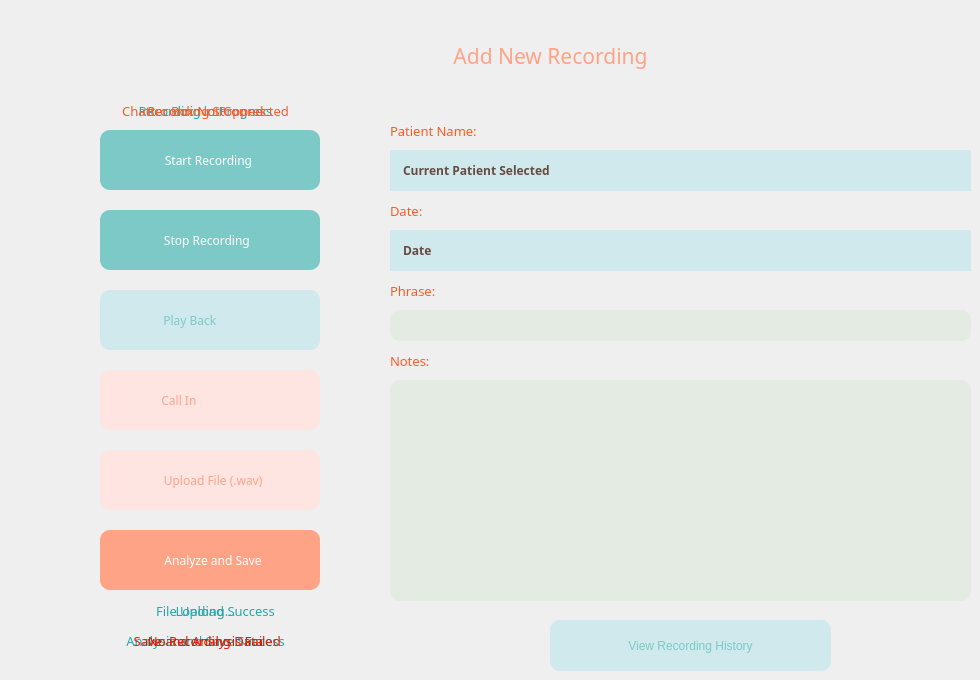
          <widget class="QWidget" name="page_7">
           <widget class="QLabel" name="Title_10">
            <property name="geometry">
             <rect>
              <x>310</x>
              <y>20</y>
              <width>481</width>
              <height>71</height>
             </rect>
            </property>
            <property name="font">
             <font>
              <family>Montserrat SemiBold</family>
              <pointsize>16</pointsize>
              <weight>7</weight>
              <italic>false</italic>
              <bold>false</bold>
             </font>
            </property>
            <property name="styleSheet">
             <string notr="true">color: rgb(255, 163, 134);
font: 63 16pt &quot;Montserrat SemiBold&quot;;</string>
            </property>
            <property name="text">
             <string>Add New Recording</string>
            </property>
            <property name="alignment">
             <set>Qt::AlignCenter</set>
            </property>
           </widget>
           <widget class="QPushButton" name="startrec_btn">
            <property name="geometry">
             <rect>
              <x>100</x>
              <y>130</y>
              <width>220</width>
              <height>60</height>
             </rect>
            </property>
            <property name="minimumSize">
             <size>
              <width>220</width>
              <height>60</height>
             </size>
            </property>
            <property name="maximumSize">
             <size>
              <width>340</width>
              <height>70</height>
             </size>
            </property>
            <property name="font">
             <font>
              <family>Montserrat ExtraBold</family>
              <pointsize>9</pointsize>
              <weight>7</weight>
              <italic>false</italic>
              <bold>false</bold>
             </font>
            </property>
            <property name="styleSheet">
             <string notr="true">background-color: rgb(124, 201, 199);
color: rgb(255, 255, 255);
border-radius: 10px;
font: 57 9pt &quot;Montserrat ExtraBold&quot;;
</string>
            </property>
            <property name="text">
             <string>  Start Recording   </string>
            </property>
            <property name="icon">
             <iconset resource="resource.qrc">
              <normaloff>:/icons/icons/start rec.png</normaloff>
              <normalon>:/icons/icons/start rec.png</normalon>:/icons/icons/start rec.png</iconset>
            </property>
            <property name="iconSize">
             <size>
              <width>22</width>
              <height>22</height>
             </size>
            </property>
            <property name="checkable">
             <bool>true</bool>
            </property>
            <property name="autoExclusive">
             <bool>true</bool>
            </property>
            <property name="autoRepeatDelay">
             <number>0</number>
            </property>
            <property name="autoRepeatInterval">
             <number>0</number>
            </property>
           </widget>
           <widget class="QPushButton" name="stoprec_btn">
            <property name="geometry">
             <rect>
              <x>100</x>
              <y>210</y>
              <width>220</width>
              <height>60</height>
             </rect>
            </property>
            <property name="minimumSize">
             <size>
              <width>220</width>
              <height>60</height>
             </size>
            </property>
            <property name="maximumSize">
             <size>
              <width>340</width>
              <height>70</height>
             </size>
            </property>
            <property name="font">
             <font>
              <family>Montserrat ExtraBold</family>
              <pointsize>9</pointsize>
              <weight>7</weight>
              <italic>false</italic>
              <bold>false</bold>
             </font>
            </property>
            <property name="styleSheet">
             <string notr="true">background-color: rgb(124, 201, 199);
color: rgb(255, 255, 255);
border-radius: 10px;
font: 57 9pt &quot;Montserrat ExtraBold&quot;;
</string>
            </property>
            <property name="text">
             <string>  Stop Recording    </string>
            </property>
            <property name="icon">
             <iconset resource="resource.qrc">
              <normaloff>:/icons/icons/stoprec.png</normaloff>
              <normalon>:/icons/icons/stoprec.png</normalon>:/icons/icons/stoprec.png</iconset>
            </property>
            <property name="iconSize">
             <size>
              <width>24</width>
              <height>24</height>
             </size>
            </property>
            <property name="checkable">
             <bool>true</bool>
            </property>
            <property name="autoExclusive">
             <bool>true</bool>
            </property>
            <property name="autoRepeatDelay">
             <number>0</number>
            </property>
            <property name="autoRepeatInterval">
             <number>0</number>
            </property>
           </widget>
           <widget class="QPushButton" name="playback_btn">
            <property name="geometry">
             <rect>
              <x>100</x>
              <y>290</y>
              <width>220</width>
              <height>60</height>
             </rect>
            </property>
            <property name="minimumSize">
             <size>
              <width>220</width>
              <height>60</height>
             </size>
            </property>
            <property name="maximumSize">
             <size>
              <width>340</width>
              <height>70</height>
             </size>
            </property>
            <property name="font">
             <font>
              <family>Montserrat ExtraBold</family>
              <pointsize>9</pointsize>
              <weight>7</weight>
              <italic>false</italic>
              <bold>false</bold>
             </font>
            </property>
            <property name="styleSheet">
             <string notr="true">background-color: rgb(208, 233, 236);
color: rgb(124, 201, 199);
border-radius: 10px;
font: 57 9pt &quot;Montserrat ExtraBold&quot;;
</string>
            </property>
            <property name="text">
             <string>  Play Back               </string>
            </property>
            <property name="icon">
             <iconset resource="resource.qrc">
              <normaloff>:/icons/icons/b_playback.png</normaloff>:/icons/icons/b_playback.png</iconset>
            </property>
            <property name="iconSize">
             <size>
              <width>29</width>
              <height>28</height>
             </size>
            </property>
            <property name="checkable">
             <bool>true</bool>
            </property>
            <property name="autoExclusive">
             <bool>true</bool>
            </property>
            <property name="autoRepeatDelay">
             <number>0</number>
            </property>
            <property name="autoRepeatInterval">
             <number>0</number>
            </property>
           </widget>
           <widget class="QPushButton" name="call_btn">
            <property name="geometry">
             <rect>
              <x>100</x>
              <y>370</y>
              <width>220</width>
              <height>60</height>
             </rect>
            </property>
            <property name="minimumSize">
             <size>
              <width>220</width>
              <height>60</height>
             </size>
            </property>
            <property name="maximumSize">
             <size>
              <width>340</width>
              <height>70</height>
             </size>
            </property>
            <property name="font">
             <font>
              <family>Montserrat ExtraBold</family>
              <pointsize>9</pointsize>
              <weight>7</weight>
              <italic>false</italic>
              <bold>false</bold>
             </font>
            </property>
            <property name="styleSheet">
             <string notr="true">background-color: rgb(255, 229, 225);
color: rgb(255, 163, 134);
border-radius: 10px;
font: 57 9pt &quot;Montserrat ExtraBold&quot;;
</string>
            </property>
            <property name="text">
             <string>  Call In                      </string>
            </property>
            <property name="icon">
             <iconset resource="resource.qrc">
              <normaloff>:/icons/icons/call_pink.png</normaloff>:/icons/icons/call_pink.png</iconset>
            </property>
            <property name="iconSize">
             <size>
              <width>23</width>
              <height>28</height>
             </size>
            </property>
            <property name="checkable">
             <bool>true</bool>
            </property>
            <property name="autoExclusive">
             <bool>true</bool>
            </property>
            <property name="autoRepeatDelay">
             <number>0</number>
            </property>
            <property name="autoRepeatInterval">
             <number>0</number>
            </property>
           </widget>
           <widget class="QPushButton" name="save_btn">
            <property name="geometry">
             <rect>
              <x>100</x>
              <y>530</y>
              <width>220</width>
              <height>60</height>
             </rect>
            </property>
            <property name="minimumSize">
             <size>
              <width>220</width>
              <height>60</height>
             </size>
            </property>
            <property name="maximumSize">
             <size>
              <width>340</width>
              <height>70</height>
             </size>
            </property>
            <property name="font">
             <font>
              <family>Montserrat ExtraBold</family>
              <pointsize>9</pointsize>
              <weight>7</weight>
              <italic>false</italic>
              <bold>false</bold>
             </font>
            </property>
            <property name="styleSheet">
             <string notr="true">background-color: rgb(255, 163, 134);
color: rgb(255, 255, 255);
border-radius: 10px;
font: 57 9pt &quot;Montserrat ExtraBold&quot;;
</string>
            </property>
            <property name="text">
             <string>  Analyze and Save</string>
            </property>
            <property name="icon">
             <iconset resource="resource.qrc">
              <normaloff>:/icons/icons/save.png</normaloff>
              <normalon>:/icons/icons/save.png</normalon>:/icons/icons/save.png</iconset>
            </property>
            <property name="iconSize">
             <size>
              <width>24</width>
              <height>24</height>
             </size>
            </property>
            <property name="checkable">
             <bool>true</bool>
            </property>
            <property name="autoExclusive">
             <bool>true</bool>
            </property>
            <property name="autoRepeatDelay">
             <number>0</number>
            </property>
            <property name="autoRepeatInterval">
             <number>0</number>
            </property>
           </widget>
           <widget class="QWidget" name="widget_7" native="true">
            <property name="geometry">
             <rect>
              <x>390</x>
              <y>150</y>
              <width>581</width>
              <height>41</height>
             </rect>
            </property>
            <property name="styleSheet">
             <string notr="true">background-color: rgb(208, 233, 236);
padding-left: 10px</string>
            </property>
            <layout class="QVBoxLayout" name="verticalLayout_7">
             <item>
              <widget class="QLabel" name="rec_patient">
               <property name="font">
                <font>
                 <family>Montserrat SemiBold</family>
                 <pointsize>9</pointsize>
                 <weight>75</weight>
                 <bold>true</bold>
                </font>
               </property>
               <property name="styleSheet">
                <string notr="true">color: rgb(102, 75, 66);</string>
               </property>
               <property name="text">
                <string>Current Patient Selected</string>
               </property>
              </widget>
             </item>
            </layout>
           </widget>
           <widget class="QLabel" name="label_43">
            <property name="geometry">
             <rect>
              <x>390</x>
              <y>200</y>
              <width>221</width>
              <height>21</height>
             </rect>
            </property>
            <property name="font">
             <font>
              <family>Montserrat SemiBold</family>
              <pointsize>10</pointsize>
              <weight>10</weight>
              <italic>false</italic>
              <bold>false</bold>
             </font>
            </property>
            <property name="styleSheet">
             <string notr="true">color: rgb(255, 89, 36);
font: 81 10pt &quot;Montserrat SemiBold&quot;;</string>
            </property>
            <property name="text">
             <string>Date:</string>
            </property>
           </widget>
           <widget class="QLabel" name="label_44">
            <property name="geometry">
             <rect>
              <x>390</x>
              <y>120</y>
              <width>131</width>
              <height>21</height>
             </rect>
            </property>
            <property name="font">
             <font>
              <family>Montserrat SemiBold</family>
              <pointsize>10</pointsize>
              <weight>10</weight>
              <italic>false</italic>
              <bold>false</bold>
             </font>
            </property>
            <property name="styleSheet">
             <string notr="true">color: rgb(255, 89, 36);
font: 81 10pt &quot;Montserrat SemiBold&quot;;</string>
            </property>
            <property name="text">
             <string>Patient Name:</string>
            </property>
           </widget>
           <widget class="QLabel" name="label_45">
            <property name="geometry">
             <rect>
              <x>390</x>
              <y>350</y>
              <width>121</width>
              <height>21</height>
             </rect>
            </property>
            <property name="font">
             <font>
              <family>Montserrat SemiBold</family>
              <pointsize>10</pointsize>
              <weight>10</weight>
              <italic>false</italic>
              <bold>false</bold>
             </font>
            </property>
            <property name="styleSheet">
             <string notr="true">color: rgb(255, 89, 36);
font: 81 10pt &quot;Montserrat SemiBold&quot;;</string>
            </property>
            <property name="text">
             <string>Notes:</string>
            </property>
           </widget>
           <widget class="QWidget" name="widget_8" native="true">
            <property name="geometry">
             <rect>
              <x>390</x>
              <y>230</y>
              <width>581</width>
              <height>41</height>
             </rect>
            </property>
            <property name="styleSheet">
             <string notr="true">background-color: rgb(208, 233, 236);
padding-left: 10px</string>
            </property>
            <layout class="QVBoxLayout" name="verticalLayout_8">
             <item>
              <widget class="QLabel" name="rec_date">
               <property name="font">
                <font>
                 <family>Montserrat SemiBold</family>
                 <pointsize>9</pointsize>
                 <weight>75</weight>
                 <bold>true</bold>
                </font>
               </property>
               <property name="styleSheet">
                <string notr="true">color: rgb(102, 75, 66);</string>
               </property>
               <property name="text">
                <string>Date</string>
               </property>
              </widget>
             </item>
            </layout>
           </widget>
           <widget class="QLabel" name="label_16">
            <property name="geometry">
             <rect>
              <x>390</x>
              <y>280</y>
              <width>121</width>
              <height>21</height>
             </rect>
            </property>
            <property name="font">
             <font>
              <family>Montserrat SemiBold</family>
              <pointsize>10</pointsize>
              <weight>10</weight>
              <italic>false</italic>
              <bold>false</bold>
             </font>
            </property>
            <property name="styleSheet">
             <string notr="true">color: rgb(255, 89, 36);
font: 81 10pt &quot;Montserrat SemiBold&quot;;</string>
            </property>
            <property name="text">
             <string>Phrase:</string>
            </property>
           </widget>
           <widget class="QLineEdit" name="recphrase">
            <property name="geometry">
             <rect>
              <x>390</x>
              <y>310</y>
              <width>581</width>
              <height>31</height>
             </rect>
            </property>
            <property name="styleSheet">
             <string notr="true">background-color: rgb(228, 235, 227);
border-radius: 10px;
font: 57 9pt &quot;Montserrat Medium&quot;;
padding-left: 11px;</string>
            </property>
           </widget>
           <widget class="QPushButton" name="viewrec_btn_2">
            <property name="geometry">
             <rect>
              <x>550</x>
              <y>620</y>
              <width>281</width>
              <height>51</height>
             </rect>
            </property>
            <property name="styleSheet">
             <string notr="true">background-color: rgb(208, 233, 236);
color: rgb(124, 201, 199);
border-radius: 10px;
font: 57 10pt &quot;Montserrat ExtraBold&quot;;</string>
            </property>
            <property name="text">
             <string>View Recording History</string>
            </property>
           </widget>
           <widget class="QLabel" name="savesuccess">
            <property name="geometry">
             <rect>
              <x>60</x>
              <y>630</y>
              <width>291</width>
              <height>21</height>
             </rect>
            </property>
            <property name="font">
             <font>
              <family>Montserrat SemiBold</family>
              <pointsize>10</pointsize>
              <weight>7</weight>
              <italic>false</italic>
              <bold>false</bold>
             </font>
            </property>
            <property name="styleSheet">
             <string notr="true">font: 57 10pt &quot;Montserrat SemiBold&quot;;
color: rgb(36, 168, 172);</string>
            </property>
            <property name="text">
             <string>Analysis and Save Success</string>
            </property>
            <property name="alignment">
             <set>Qt::AlignCenter</set>
            </property>
           </widget>
           <widget class="QLabel" name="savefail">
            <property name="geometry">
             <rect>
              <x>60</x>
              <y>630</y>
              <width>291</width>
              <height>21</height>
             </rect>
            </property>
            <property name="font">
             <font>
              <family>Montserrat SemiBold</family>
              <pointsize>10</pointsize>
              <weight>7</weight>
              <italic>false</italic>
              <bold>false</bold>
             </font>
            </property>
            <property name="styleSheet">
             <string notr="true">font: 57 10pt &quot;Montserrat SemiBold&quot;;
color: rgb(220, 26, 0);</string>
            </property>
            <property name="text">
             <string> Save and Analysis Failed</string>
            </property>
            <property name="alignment">
             <set>Qt::AlignCenter</set>
            </property>
           </widget>
           <widget class="QLabel" name="loading">
            <property name="geometry">
             <rect>
              <x>60</x>
              <y>600</y>
              <width>291</width>
              <height>21</height>
             </rect>
            </property>
            <property name="font">
             <font>
              <family>Montserrat SemiBold</family>
              <pointsize>10</pointsize>
              <weight>7</weight>
              <italic>false</italic>
              <bold>false</bold>
             </font>
            </property>
            <property name="styleSheet">
             <string notr="true">font: 57 10pt &quot;Montserrat SemiBold&quot;;
color: rgb(36, 168, 172);</string>
            </property>
            <property name="text">
             <string>Loading...</string>
            </property>
            <property name="alignment">
             <set>Qt::AlignCenter</set>
            </property>
           </widget>
           <widget class="QTextEdit" name="recnotes">
            <property name="geometry">
             <rect>
              <x>390</x>
              <y>380</y>
              <width>581</width>
              <height>221</height>
             </rect>
            </property>
            <property name="styleSheet">
             <string notr="true">QTextEdit {
    background-color: rgb(228, 235, 227);
    border-radius: 10px;
    font: 57 9pt &quot;Montserrat Medium&quot;;
    padding-left: 11px;
    padding-top: 5px;
}

/* Set styling for the vertical scrollbar */
QScrollBar:vertical {
    border: none;
    width: 14px;
    margin: 15px 0 15px 0;
    border-radius: 0px;
}

/* Set styling for the handle bar */
QScrollBar::handle:vertical {    
    background-color: rgb(255, 163, 134);
    min-height: 30px;
    border-radius: 7px;
}

QScrollBar::handle:vertical:hover {    
    background-color: rgb(229, 226, 218);
}

QScrollBar::handle:vertical:pressed {    
    background-color: rgb(229, 226, 218);
}

/* Set styling for the top button */
QScrollBar::sub-line:vertical {
    border: none;
    background-color: rgb(255, 163, 134);
    height: 15px;
    border-top-left-radius: 7px;
    border-top-right-radius: 7px;
    subcontrol-position: top;
    subcontrol-origin: margin;
}

QScrollBar::sub-line:vertical:hover {    
    background-color: rgb(255, 163, 134);
}

QScrollBar::sub-line:vertical:pressed {    
    background-color: rgb(185, 0, 92);
}

/* Set styling for the bottom button */
QScrollBar::add-line:vertical {
    border: none;
    background-color: rgb(255, 163, 134);
    height: 15px;
    border-bottom-left-radius: 7px;
    border-bottom-right-radius: 7px;
    subcontrol-position: bottom;
    subcontrol-origin: margin;
}

QScrollBar::add-line:vertical:hover {    
    background-color: rgb(255, 0, 127);
}

QScrollBar::add-line:vertical:pressed {    
    background-color: rgb(185, 0, 92);
}
</string>
            </property>
           </widget>
           <widget class="QPushButton" name="upload_btn">
            <property name="geometry">
             <rect>
              <x>100</x>
              <y>450</y>
              <width>220</width>
              <height>60</height>
             </rect>
            </property>
            <property name="minimumSize">
             <size>
              <width>220</width>
              <height>60</height>
             </size>
            </property>
            <property name="maximumSize">
             <size>
              <width>340</width>
              <height>70</height>
             </size>
            </property>
            <property name="font">
             <font>
              <family>Montserrat ExtraBold</family>
              <pointsize>9</pointsize>
              <weight>7</weight>
              <italic>false</italic>
              <bold>false</bold>
             </font>
            </property>
            <property name="styleSheet">
             <string notr="true">background-color: rgb(255, 229, 225);
color: rgb(255, 163, 134);
border-radius: 10px;
font: 57 9pt &quot;Montserrat ExtraBold&quot;;
</string>
            </property>
            <property name="text">
             <string>  Upload File (.wav)</string>
            </property>
            <property name="icon">
             <iconset resource="resource.qrc">
              <normaloff>:/icons/icons/upload_pink.png</normaloff>:/icons/icons/upload_pink.png</iconset>
            </property>
            <property name="iconSize">
             <size>
              <width>23</width>
              <height>28</height>
             </size>
            </property>
            <property name="checkable">
             <bool>true</bool>
            </property>
            <property name="autoExclusive">
             <bool>true</bool>
            </property>
            <property name="autoRepeatDelay">
             <number>0</number>
            </property>
            <property name="autoRepeatInterval">
             <number>0</number>
            </property>
           </widget>
           <widget class="QLabel" name="recording_in_progress">
            <property name="geometry">
             <rect>
              <x>60</x>
              <y>100</y>
              <width>291</width>
              <height>21</height>
             </rect>
            </property>
            <property name="font">
             <font>
              <family>Montserrat SemiBold</family>
              <pointsize>10</pointsize>
              <weight>7</weight>
              <italic>false</italic>
              <bold>false</bold>
             </font>
            </property>
            <property name="styleSheet">
             <string notr="true">font: 57 10pt &quot;Montserrat SemiBold&quot;;
color: rgb(36, 168, 172);</string>
            </property>
            <property name="text">
             <string>Recording in Progress</string>
            </property>
            <property name="alignment">
             <set>Qt::AlignCenter</set>
            </property>
           </widget>
           <widget class="QLabel" name="recording_stopped">
            <property name="geometry">
             <rect>
              <x>60</x>
              <y>100</y>
              <width>291</width>
              <height>21</height>
             </rect>
            </property>
            <property name="font">
             <font>
              <family>Montserrat SemiBold</family>
              <pointsize>10</pointsize>
              <weight>7</weight>
              <italic>false</italic>
              <bold>false</bold>
             </font>
            </property>
            <property name="styleSheet">
             <string notr="true">font: 57 10pt &quot;Montserrat SemiBold&quot;;
color: rgb(255, 89, 36);</string>
            </property>
            <property name="text">
             <string>Recording Stopped</string>
            </property>
            <property name="alignment">
             <set>Qt::AlignCenter</set>
            </property>
           </widget>
           <widget class="QLabel" name="not_connected">
            <property name="geometry">
             <rect>
              <x>60</x>
              <y>100</y>
              <width>291</width>
              <height>21</height>
             </rect>
            </property>
            <property name="font">
             <font>
              <family>Montserrat SemiBold</family>
              <pointsize>10</pointsize>
              <weight>7</weight>
              <italic>false</italic>
              <bold>false</bold>
             </font>
            </property>
            <property name="styleSheet">
             <string notr="true">font: 57 10pt &quot;Montserrat SemiBold&quot;;
color: rgb(255, 89, 36);</string>
            </property>
            <property name="text">
             <string>Chatter Box Not Connected</string>
            </property>
            <property name="alignment">
             <set>Qt::AlignCenter</set>
            </property>
           </widget>
           <widget class="QLabel" name="no_recording">
            <property name="geometry">
             <rect>
              <x>60</x>
              <y>630</y>
              <width>291</width>
              <height>21</height>
             </rect>
            </property>
            <property name="font">
             <font>
              <family>Montserrat SemiBold</family>
              <pointsize>10</pointsize>
              <weight>7</weight>
              <italic>false</italic>
              <bold>false</bold>
             </font>
            </property>
            <property name="styleSheet">
             <string notr="true">font: 57 10pt &quot;Montserrat SemiBold&quot;;
color: rgb(220, 26, 0);</string>
            </property>
            <property name="text">
             <string>No Recording Data</string>
            </property>
            <property name="alignment">
             <set>Qt::AlignCenter</set>
            </property>
           </widget>
           <widget class="QLabel" name="upload_success">
            <property name="geometry">
             <rect>
              <x>70</x>
              <y>600</y>
              <width>291</width>
              <height>21</height>
             </rect>
            </property>
            <property name="font">
             <font>
              <family>Montserrat SemiBold</family>
              <pointsize>10</pointsize>
              <weight>7</weight>
              <italic>false</italic>
              <bold>false</bold>
             </font>
            </property>
            <property name="styleSheet">
             <string notr="true">font: 57 10pt &quot;Montserrat SemiBold&quot;;
color: rgb(36, 168, 172);</string>
            </property>
            <property name="text">
             <string>File Upload Success</string>
            </property>
            <property name="alignment">
             <set>Qt::AlignCenter</set>
            </property>
           </widget>
           <widget class="QLabel" name="savefail_2">
            <property name="geometry">
             <rect>
              <x>50</x>
              <y>-20</y>
              <width>291</width>
              <height>21</height>
             </rect>
            </property>
            <property name="font">
             <font>
              <family>Montserrat SemiBold</family>
              <pointsize>10</pointsize>
              <weight>7</weight>
              <italic>false</italic>
              <bold>false</bold>
             </font>
            </property>
            <property name="styleSheet">
             <string notr="true">font: 57 10pt &quot;Montserrat SemiBold&quot;;
color: rgb(220, 26, 0);</string>
            </property>
            <property name="text">
             <string> Save and Analysis Failed</string>
            </property>
            <property name="alignment">
             <set>Qt::AlignCenter</set>
            </property>
           </widget>
          </widget>
